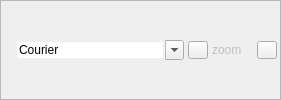
       <widget class="QFrame" name="frame_4">
        <property name="minimumSize">
         <size>
          <width>0</width>
          <height>0</height>
         </size>
        </property>
        <property name="frameShape">
         <enum>QFrame::StyledPanel</enum>
        </property>
        <property name="frameShadow">
         <enum>QFrame::Raised</enum>
        </property>
        <property name="lineWidth">
         <number>1</number>
        </property>
        <layout class="QHBoxLayout" name="horizontalLayout_2">
         <property name="spacing">
          <number>4</number>
         </property>
         <property name="leftMargin">
          <number>3</number>
         </property>
         <property name="topMargin">
          <number>2</number>
         </property>
         <property name="rightMargin">
          <number>3</number>
         </property>
         <property name="bottomMargin">
          <number>2</number>
         </property>
         <item>
          <widget class="QLabel" name="font_icon">
           <property name="text">
            <string/>
           </property>
           <property name="pixmap">
            <pixmap resource="rc.qrc">:/images/images/fonts.png</pixmap>
           </property>
           <property name="scaledContents">
            <bool>false</bool>
           </property>
          </widget>
         </item>
         <item>
          <widget class="QFontComboBox" name="font">
           <property name="frame">
            <bool>false</bool>
           </property>
           <property name="fontFilters">
            <set>QFontComboBox::MonospacedFonts</set>
           </property>
           <property name="currentFont">
            <font>
             <family>Courier 10 Pitch</family>
             <weight>75</weight>
             <bold>true</bold>
            </font>
           </property>
          </widget>
         </item>
         <item>
          <widget class="QPushButton" name="zoom_out">
           <property name="sizePolicy">
            <sizepolicy hsizetype="Fixed" vsizetype="Fixed">
             <horstretch>0</horstretch>
             <verstretch>0</verstretch>
            </sizepolicy>
           </property>
           <property name="maximumSize">
            <size>
             <width>20</width>
             <height>18</height>
            </size>
           </property>
           <property name="font">
            <font>
             <pointsize>11</pointsize>
             <italic>true</italic>
            </font>
           </property>
           <property name="text">
            <string/>
           </property>
           <property name="icon">
            <iconset resource="rc.qrc">
             <normaloff>:/images/images/zoom-out.png</normaloff>:/images/images/zoom-out.png</iconset>
           </property>
           <property name="iconSize">
            <size>
             <width>16</width>
             <height>16</height>
            </size>
           </property>
          </widget>
         </item>
         <item>
          <widget class="QLabel" name="zoom_label">
           <property name="styleSheet">
            <string notr="true">color: silver;</string>
           </property>
           <property name="text">
            <string>zoom</string>
           </property>
          </widget>
         </item>
         <item>
          <widget class="QLabel" name="zoom">
           <property name="styleSheet">
            <string notr="true">color: silver;</string>
           </property>
           <property name="text">
            <string/>
           </property>
          </widget>
         </item>
         <item>
          <widget class="QPushButton" name="zoom_in">
           <property name="sizePolicy">
            <sizepolicy hsizetype="Fixed" vsizetype="Fixed">
             <horstretch>0</horstretch>
             <verstretch>0</verstretch>
            </sizepolicy>
           </property>
           <property name="maximumSize">
            <size>
             <width>20</width>
             <height>18</height>
            </size>
           </property>
           <property name="text">
            <string/>
           </property>
           <property name="icon">
            <iconset resource="rc.qrc">
             <normaloff>:/images/images/zoom-in.png</normaloff>:/images/images/zoom-in.png</iconset>
           </property>
           <property name="iconSize">
            <size>
             <width>16</width>
             <height>16</height>
            </size>
           </property>
          </widget>
         </item>
        </layout>
       </widget>
